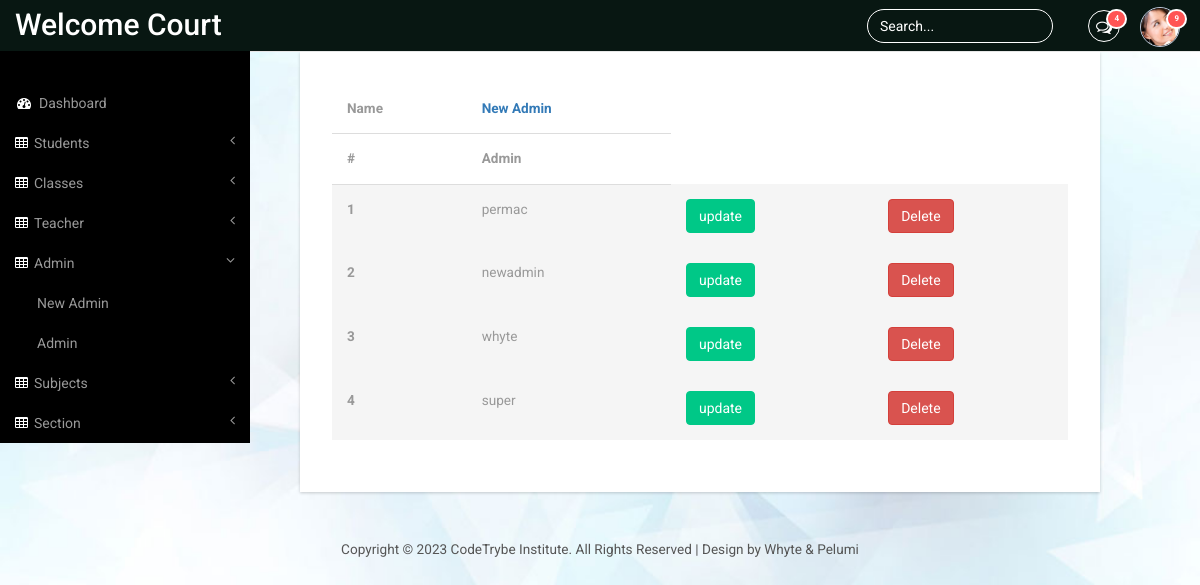
/adm_all (signed in), run on the app's committed database.
### panel/models.py (models this page shows)
class Admin(models.Model):
    user = models.OneToOneField(User, on_delete=models.CASCADE)
    phone_number = models.CharField(max_length=20,default="0802")
    address = models.CharField(max_length=50,default="Default address")
    role = models.CharField(max_length=20,default="admin")
    def __str__(self):
        return self.user.username

### panel/views.py (the view)
# urls.py: path('adm_all',views.all_admin, name='panel-alladm'),
@login_required
def all_admin(request):
    admin_list = Admin.objects.all()
    return render(request,'panel/all_admin.html', {'admin_list': admin_list})

### panel/templates/panel/all_admin.html (shortened to what this page needs)
{% extends "panel/base.html" %}
{% block content %}
    <div class="content_bottom">
     <div class="col-md-8 span_3">
		  <div class="bs-example1" data-example-id="contextual-table">
		    <table class="table">
		      <thead>
                <tr>
                    <th>Name</th>
                    <th><a href="{%url 'panel-admRegpage'%}"> New Admin</a></th>
                </tr>
		        <tr>
		          <th>#</th>
		          <th>Admin</th>
		        </tr>
		      </thead>
		      <tbody>
                {% for admin in  admin_list %}
				<form action="{% url 'panel-admup' admin.id %}" method="get">
		        <tr class="active">
		          <th scope="row">{{ forloop.counter}} </th>
		          <td scope="row"> {{admin}} </td>
		          <td><button type="submit" class="btn btn-primary btn-md">update</button></td>
				</form>
				<form action="{% url 'panel-admdel' admin.id %}" method="post">
				<td><button type="submit" class="btn btn-danger btn-md">Delete</button></td>
				</form>
                {% endfor %}
		      </tbody>
		    </table>
            </div>
        </div>
    </div>
{% endblock %}

### panel/templates/panel/base.html (shortened to what this page needs)
{% load static%}
<!DOCTYPE HTML>
<html>
<head>
<link href="{% static 'panel/bootstrap.min.css'%}" rel='stylesheet' type='text/css' />
<link href="{% static 'panel/style2.css'%}"rel='stylesheet' type='text/css' />
<link href="{% static 'panel/lines.css'%}" rel='stylesheet' type='text/css' />
<link href="{% static 'panel/font-awesome.css'%}" rel="stylesheet">
<link href="{% static 'panel/custom.css'%}"rel="stylesheet">
</head>
<body id="login">
<div id="wrapper">
        <nav class="top1 navbar navbar-default navbar-static-top" role="navigation" style="margin-bottom: 0">
            <div class="navbar-header">
                <a class="navbar-brand" href="#">Welcome {{user.username}}</a>
            </div>
            <ul class="nav navbar-nav navbar-right">
				<li class="dropdown">
	        		<a href="#" class="dropdown-toggle" data-toggle="dropdown" aria-expanded="false"><i class="fa fa-comments-o"></i><span class="badge">4</span></a>
	      		</li>
			    <li class="dropdown">
	        		<a href="#" class="dropdown-toggle avatar" data-toggle="dropdown"><img src="{% static 'images/1.png' %}"><span class="badge">9</span></a>
	      		</li>
			</ul>
			<form class="navbar-form navbar-right">
              <input type="text" class="form-control" value="Search..." onfocus="this.value = '';" onblur="if (this.value == '') {this.value = 'Search...';}">
            </form>
            <div class="navbar-default sidebar" role="navigation">
                <div class="sidebar-nav navbar-collapse">
                    <ul class="nav" id="side-menu">
                        <li>
                            <a href="{%url 'panel-adminpage' %}"><i class="fa fa-dashboard fa-fw nav_icon"></i>Dashboard</a>
                        </li>
                        <li>
                            <a href="#"><i class="fa fa-table nav_icon"></i>Students<span class="fa arrow"></span></a>
                        </li>
                        <li>
                            <a href="#"><i class="fa fa-table nav_icon"></i>Classes<span class="fa arrow"></span></a>
                        </li>
                        <li>
                            <a href="#"><i class="fa fa-table nav_icon"></i>Teacher<span class="fa arrow"></span></a>
                        </li>
                        <li>
                            <a href="#"><i class="fa fa-table nav_icon"></i>Admin<span class="fa arrow"></span></a>
                            <ul class="nav nav-second-level">
                                <li>
                                    <a href="{%url 'panel-admRegpage'%}"> New Admin</a>
                                </li>
                                <li>
                                    <a href="{%url 'panel-alladm'%}" > Admin</a>
                                </li>
                            </ul>
                        </li>
                        <li>
                            <a href="#"><i class="fa fa-table nav_icon"></i>Subjects<span class="fa arrow"></span></a>
                        </li>
                        <li>
                            <a href="#"><i class="fa fa-table nav_icon"></i>Section<span class="fa arrow"></span></a>
                        </li>
                    </ul>
                </div>
            </div>
        </nav>
    </div>
    {% block content %}
    {% endblock %}
 <div class="copy_layout login register">
      <p>Copyright &copy; 2023 CodeTrybe Institute. All Rights Reserved | Design by Whyte & Pelumi</p>
   </div>
</body>
</html>

### panel/static/panel/style2.css (style rules this page uses)
ul, ol { margin: 0; }
p { margin: 0; }
html, body { font-family: 'Roboto', sans-serif; font-size: 100%; background:#000; overflow-x: hidden; }
body a { transition:0.5s all; -webkit-transition:0.5s all; -moz-transition:0.5s all; -o-transition:0.5s all; -ms-transition:0.5s all; }
.navbar .navbar-nav li a { padding: 0 10px; line-height: 56px; position: relative; }
.navbar .navbar-nav li a i { border: 1px solid #fff; padding: 8px 0; width: 32px; text-align: center; -webkit-border-radius: 50em; -moz-border-radius: 50em; border-radius: 50em; color: #fff; height: 32px; }
.navbar .navbar-nav li .dropdown-toggle.avatar img { height: 40px; -webkit-border-radius: 50em; -moz-border-radius: 50em; border-radius: 50em; border: 1px solid #c0cadd; margin-top: -4px; }
.navbar .navbar-nav li a .badge { background: #ff5454; border: 2px solid white; position: absolute; top: 9px; right: 3px; font-size: 8px; line-height: 8px; padding: 4px 6px; -webkit-border-radius: 50em; -moz-border-radius: 50em; border-radius: 50em; min-width: 0; }
.navbar-default.sidebar { background-color: #000; font-family: 'Roboto', sans-serif; }
nav.top1.navbar.navbar-default.navbar-static-top { background-color:#081712;; font-family: 'Roboto', sans-serif; }
.navbar-default .navbar-brand { color: #fff !important; font-size: 30px; font-weight: 500; }
.navbar-right { margin-right: 10px !important; }
.navbar-right li { display:inline-block; }
i.nav_icon { color: #fff; margin-right:6px; }
.sidebar ul li a { color: #999; font-size:14px; }
.form-control { background: none !important; border: 1px solid #fff !important; border-radius: 20px !important; box-shadow: none !important; }
.navbar-form.navbar-right input[type="text"] { color: #fff; }
form.navbar-form.navbar-right { margin:9px 0 0 0; }
ul.nav.navbar-nav.navbar-right { height: 51px; }
.sidebar-nav.navbar-collapse { margin: 2em 0 0 0; }
.span_3 { padding:0; }
.content_bottom { margin-bottom:1em; width: 100%; margin-left: 300px; margin-bottom: 1em; }
.copy p, .copy_layout p { font-size:0.85em; color:#555; }
.map_container, #chart, .span_6, .col_2, .weather_list, .cal1, .skills-info, .stats-info, .r3_counter_box, .activity_box, .bs-example1, .cloud, .copy { -ms-box-shadow: 0 1px 3px 0px rgba(0, 0, 0, 0.2); -o-box-shadow: 0 1px 3px 0px rgba(0, 0, 0, 0.2); -moz-box-shadow: 0 1px 3px 0px rgba(0, 0, 0, 0.2); -webkit-box-shadow: 0 1px 3px 0px rgba(0, 0, 0, 0.2); box-shadow: 0 1px 3px 0px rgba(0, 0, 0, 0.2); }
.table > thead > tr > th, .table > tbody > tr > th, .table > tfoot > tr > th, .table > thead > tr > td, .table > tbody > tr > td, .table > tfoot > tr > td { border-top: none !important; }
.btn-primary { background-color: rgb(0, 200, 135) !important; border-color: rgb(0, 200, 135) !important; color: #fff; }
.bs-example1 { background:#fff; padding:2em; }
span.badge { min-width: 3rem; padding: 2px 9px; text-align: center; font-size: 0.85; line-height: inherit; color: #fff; position: absolute; right:38px; -webkit-box-sizing: border-box; -moz-box-sizing: border-box; box-sizing: border-box; border-radius: 2px; }
.table > thead > tr > th, .table > tbody > tr > th, .table > tfoot > tr > th, .table > thead > tr > td, .table > tbody > tr > td, .table > tfoot > tr > td { font-size: 0.85em; color: #999; }
.table td, .table>tbody>tr>td, .table>tbody>tr>th, .table>tfoot>tr>td, .table>tfoot>tr>th, .table>thead>tr>td, .table>thead>tr>th { padding:15px !important; }
.table > thead > tr > th { border-bottom: 1px solid #ddd !important; }
.copy_layout { padding:1.5em 0; background:#fff; text-align:center; margin: 4em 0 0em 0; }
.login { background:none; padding:0; margin:11em 0 0 0; height: 100vh; }
.register { margin:2em 0 0 0; }
body#login { background: url(../images/bg.jpg)no-repeat; background-size:cover; -webkit-background-size:cover; -moz-background-size:cover; -o-background-size:cover; -ms-background-size:cover; height: 100vh; display: flex; flex-direction: column; }

### panel/static/panel/custom.css (style rules this page uses)
#wrapper { width: 100%; }
.sidebar .sidebar-nav.navbar-collapse { padding-right: 0; padding-left: 0; }
.sidebar .arrow { float: right; }
.sidebar .fa.arrow:before { content: "\f104"; }
.sidebar .active>a>.fa.arrow:before { content: "\f107"; }
.sidebar .nav-second-level li, .sidebar .nav-third-level li { border-bottom: 0!important; }
.sidebar .nav-second-level li a { padding-left: 37px; }
@media (min-width:768px) { .sidebar { z-index: 1; position: absolute; width: 250px; margin-top: 51px; } }

### data on the page
Admin: user.username "permac"
Admin: user.username "newadmin"
Admin: user.username "whyte"
Admin: user.username "super"

### other printed values
{{ user.username }} "Court"
